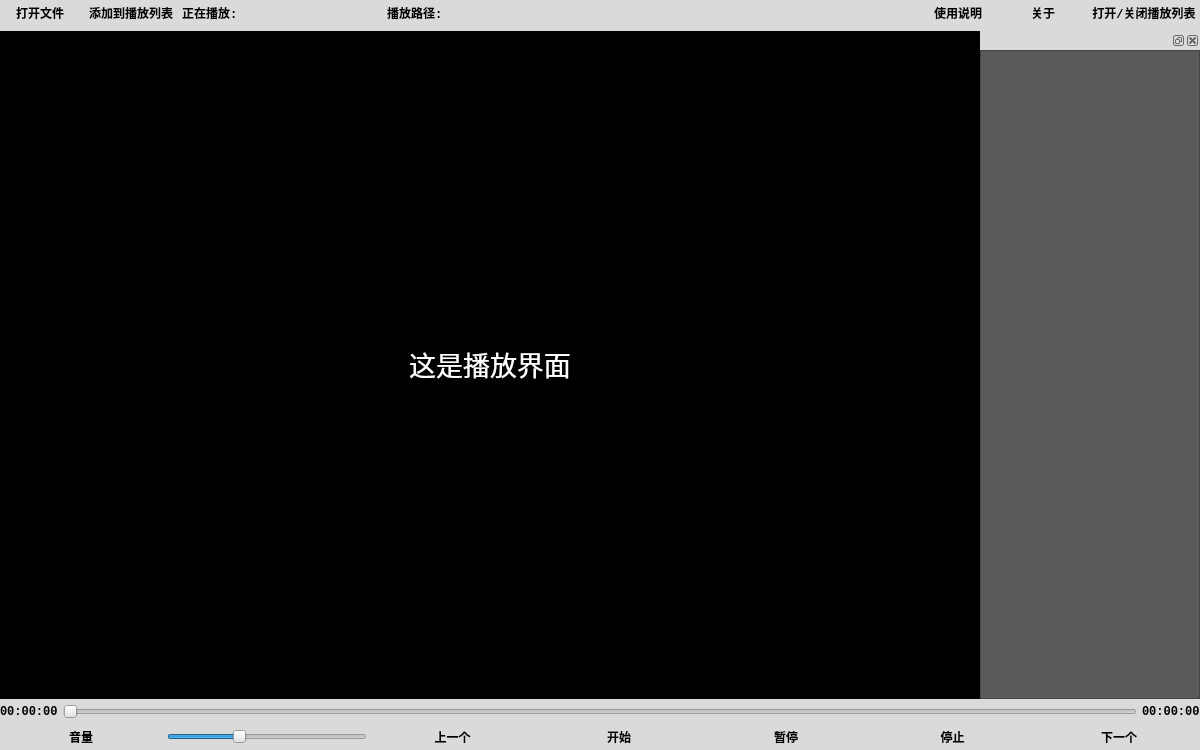
<?xml version="1.0" encoding="UTF-8"?>
<ui version="4.0">
 <class>Widget</class>
 <widget class="QWidget" name="Widget">
  <property name="geometry">
   <rect>
    <x>0</x>
    <y>0</y>
    <width>1200</width>
    <height>750</height>
   </rect>
  </property>
  <property name="minimumSize">
   <size>
    <width>1200</width>
    <height>750</height>
   </size>
  </property>
  <property name="windowTitle">
   <string>制作时常两个半小时的视频播放器</string>
  </property>
  <property name="windowIcon">
   <iconset>
    <normaloff>:/IKUN.png</normaloff>:/IKUN.png</iconset>
  </property>
  <property name="styleSheet">
   <string notr="true">background-color: rgb(218, 218, 218);</string>
  </property>
  <layout class="QVBoxLayout" name="verticalLayout_2">
   <property name="spacing">
    <number>5</number>
   </property>
   <property name="leftMargin">
    <number>0</number>
   </property>
   <property name="topMargin">
    <number>0</number>
   </property>
   <property name="rightMargin">
    <number>0</number>
   </property>
   <property name="bottomMargin">
    <number>0</number>
   </property>
   <item>
    <layout class="QHBoxLayout" name="horizontalLayout_3">
     <item>
      <widget class="QPushButton" name="pushButton_open">
       <property name="font">
        <font>
         <family>Consolas</family>
         <weight>75</weight>
         <bold>true</bold>
        </font>
       </property>
       <property name="styleSheet">
        <string notr="true">color: rgb(0, 0, 0);</string>
       </property>
       <property name="text">
        <string>打开文件</string>
       </property>
       <property name="icon">
        <iconset>
         <normaloff>:/24gl-folderOpen.png</normaloff>:/24gl-folderOpen.png</iconset>
       </property>
       <property name="iconSize">
        <size>
         <width>30</width>
         <height>30</height>
        </size>
       </property>
       <property name="flat">
        <bool>true</bool>
       </property>
      </widget>
     </item>
     <item>
      <widget class="QPushButton" name="pushButton_add">
       <property name="font">
        <font>
         <family>Consolas</family>
         <weight>75</weight>
         <bold>true</bold>
        </font>
       </property>
       <property name="styleSheet">
        <string notr="true">color: rgb(0, 0, 0);</string>
       </property>
       <property name="text">
        <string>添加到播放列表</string>
       </property>
       <property name="icon">
        <iconset>
         <normaloff>:/24gl-folderPlus.png</normaloff>:/24gl-folderPlus.png</iconset>
       </property>
       <property name="iconSize">
        <size>
         <width>30</width>
         <height>30</height>
        </size>
       </property>
       <property name="flat">
        <bool>true</bool>
       </property>
      </widget>
     </item>
     <item>
      <widget class="QLabel" name="label">
       <property name="sizePolicy">
        <sizepolicy hsizetype="Fixed" vsizetype="Preferred">
         <horstretch>0</horstretch>
         <verstretch>0</verstretch>
        </sizepolicy>
       </property>
       <property name="minimumSize">
        <size>
         <width>200</width>
         <height>0</height>
        </size>
       </property>
       <property name="font">
        <font>
         <family>Consolas</family>
         <weight>75</weight>
         <bold>true</bold>
        </font>
       </property>
       <property name="styleSheet">
        <string notr="true">color: rgb(0, 0, 0);</string>
       </property>
       <property name="text">
        <string>正在播放:</string>
       </property>
      </widget>
     </item>
     <item>
      <widget class="QLabel" name="label_path">
       <property name="sizePolicy">
        <sizepolicy hsizetype="Expanding" vsizetype="Preferred">
         <horstretch>0</horstretch>
         <verstretch>0</verstretch>
        </sizepolicy>
       </property>
       <property name="minimumSize">
        <size>
         <width>400</width>
         <height>0</height>
        </size>
       </property>
       <property name="font">
        <font>
         <family>Consolas</family>
         <weight>75</weight>
         <bold>true</bold>
        </font>
       </property>
       <property name="styleSheet">
        <string notr="true">color: rgb(0, 0, 0);</string>
       </property>
       <property name="text">
        <string>播放路径:</string>
       </property>
      </widget>
     </item>
     <item>
      <widget class="QPushButton" name="pushButton_Book">
       <property name="font">
        <font>
         <family>Consolas</family>
         <weight>75</weight>
         <bold>true</bold>
        </font>
       </property>
       <property name="styleSheet">
        <string notr="true">color: rgb(0, 0, 0);</string>
       </property>
       <property name="text">
        <string>使用说明</string>
       </property>
       <property name="icon">
        <iconset>
         <normaloff>:/shiyongbangzhu.png</normaloff>:/shiyongbangzhu.png</iconset>
       </property>
       <property name="iconSize">
        <size>
         <width>30</width>
         <height>30</height>
        </size>
       </property>
       <property name="flat">
        <bool>true</bool>
       </property>
      </widget>
     </item>
     <item>
      <widget class="QPushButton" name="pushButton_about">
       <property name="font">
        <font>
         <family>Consolas</family>
         <weight>75</weight>
         <bold>true</bold>
        </font>
       </property>
       <property name="styleSheet">
        <string notr="true">color: rgb(0, 0, 0);</string>
       </property>
       <property name="text">
        <string>关于</string>
       </property>
       <property name="icon">
        <iconset>
         <normaloff>:/guanyu.png</normaloff>:/guanyu.png</iconset>
       </property>
       <property name="iconSize">
        <size>
         <width>30</width>
         <height>30</height>
        </size>
       </property>
       <property name="flat">
        <bool>true</bool>
       </property>
      </widget>
     </item>
     <item>
      <widget class="QPushButton" name="pushButton">
       <property name="font">
        <font>
         <family>Consolas</family>
         <weight>75</weight>
         <bold>true</bold>
        </font>
       </property>
       <property name="styleSheet">
        <string notr="true">color: rgb(0, 0, 0);</string>
       </property>
       <property name="text">
        <string>打开/关闭播放列表</string>
       </property>
       <property name="icon">
        <iconset>
         <normaloff>:/24gf-playlist2.png</normaloff>:/24gf-playlist2.png</iconset>
       </property>
       <property name="iconSize">
        <size>
         <width>30</width>
         <height>30</height>
        </size>
       </property>
       <property name="flat">
        <bool>true</bool>
       </property>
      </widget>
     </item>
    </layout>
   </item>
   <item>
    <layout class="QHBoxLayout" name="horizontalLayout_4">
     <property name="spacing">
      <number>0</number>
     </property>
     <item>
      <widget class="QLabel" name="label_player">
       <property name="sizePolicy">
        <sizepolicy hsizetype="Expanding" vsizetype="Expanding">
         <horstretch>0</horstretch>
         <verstretch>0</verstretch>
        </sizepolicy>
       </property>
       <property name="font">
        <font>
         <family>Consolas</family>
         <pointsize>20</pointsize>
         <weight>9</weight>
         <italic>false</italic>
         <bold>false</bold>
        </font>
       </property>
       <property name="styleSheet">
        <string notr="true">background-color: rgb(0, 0, 0);
color: rgb(255, 255, 255);
font: 75 20pt &quot;Consolas&quot;;</string>
       </property>
       <property name="text">
        <string>&lt;html&gt;&lt;head/&gt;&lt;body&gt;&lt;p align=&quot;center&quot;&gt;这是播放界面&lt;/p&gt;&lt;/body&gt;&lt;/html&gt;</string>
       </property>
      </widget>
     </item>
     <item>
      <widget class="QDockWidget" name="dockWidget">
       <property name="minimumSize">
        <size>
         <width>220</width>
         <height>131</height>
        </size>
       </property>
       <property name="maximumSize">
        <size>
         <width>220</width>
         <height>524287</height>
        </size>
       </property>
       <property name="font">
        <font>
         <family>Consolas</family>
         <weight>75</weight>
         <bold>true</bold>
        </font>
       </property>
       <property name="styleSheet">
        <string notr="true">background-color: rgb(99, 99, 99);</string>
       </property>
       <widget class="QWidget" name="dockWidgetContents">
        <layout class="QVBoxLayout" name="verticalLayout">
         <property name="spacing">
          <number>0</number>
         </property>
         <property name="leftMargin">
          <number>0</number>
         </property>
         <property name="topMargin">
          <number>0</number>
         </property>
         <property name="rightMargin">
          <number>0</number>
         </property>
         <property name="bottomMargin">
          <number>0</number>
         </property>
         <item>
          <widget class="QListWidget" name="listWidget">
           <property name="font">
            <font>
             <family>Consolas</family>
             <weight>75</weight>
             <bold>true</bold>
            </font>
           </property>
           <property name="styleSheet">
            <string notr="true">background-color: rgb(90, 90, 90);</string>
           </property>
          </widget>
         </item>
        </layout>
       </widget>
      </widget>
     </item>
    </layout>
   </item>
   <item>
    <layout class="QHBoxLayout" name="horizontalLayout">
     <item>
      <widget class="QLabel" name="label_timestart">
       <property name="font">
        <font>
         <family>Consolas</family>
         <weight>75</weight>
         <bold>true</bold>
        </font>
       </property>
       <property name="text">
        <string>00:00:00</string>
       </property>
      </widget>
     </item>
     <item>
      <widget class="QSlider" name="horizontalSlider_item">
       <property name="baseSize">
        <size>
         <width>0</width>
         <height>0</height>
        </size>
       </property>
       <property name="font">
        <font>
         <family>Consolas</family>
         <weight>75</weight>
         <bold>true</bold>
        </font>
       </property>
       <property name="styleSheet">
        <string notr="true">QSlider::groove:horizontal{
	left:5px; right:5px;
}
QSlider::handle:horizontal{
	image:url(:/QTIkun1.png);
	margin:-10px -10px -10px -10px;
}
QSlider::add-page:horizontal{
	background:#bcbcbc;
	border-radius:10px;
}
QSlider::sub-page:horizontal{
	background:#439cf3;
	border-radius:10px;
}</string>
       </property>
       <property name="minimum">
        <number>0</number>
       </property>
       <property name="maximum">
        <number>100</number>
       </property>
       <property name="pageStep">
        <number>1</number>
       </property>
       <property name="orientation">
        <enum>Qt::Horizontal</enum>
       </property>
      </widget>
     </item>
     <item>
      <widget class="QLabel" name="label_timeend">
       <property name="font">
        <font>
         <family>Consolas</family>
         <weight>75</weight>
         <bold>true</bold>
        </font>
       </property>
       <property name="text">
        <string>00:00:00</string>
       </property>
      </widget>
     </item>
    </layout>
   </item>
   <item>
    <layout class="QHBoxLayout" name="horizontalLayout_2">
     <item>
      <widget class="QPushButton" name="pushButton_sound">
       <property name="font">
        <font>
         <family>Consolas</family>
         <weight>75</weight>
         <bold>true</bold>
        </font>
       </property>
       <property name="styleSheet">
        <string notr="true">color: rgb(0, 0, 0);</string>
       </property>
       <property name="text">
        <string>音量</string>
       </property>
       <property name="icon">
        <iconset>
         <normaloff>:/24gf-volumeLow.png</normaloff>:/24gf-volumeLow.png</iconset>
       </property>
       <property name="iconSize">
        <size>
         <width>30</width>
         <height>30</height>
        </size>
       </property>
       <property name="flat">
        <bool>true</bool>
       </property>
      </widget>
     </item>
     <item>
      <widget class="QSlider" name="horizontalSlider_sound">
       <property name="maximumSize">
        <size>
         <width>200</width>
         <height>16777215</height>
        </size>
       </property>
       <property name="font">
        <font>
         <family>Consolas</family>
         <weight>75</weight>
         <bold>true</bold>
        </font>
       </property>
       <property name="styleSheet">
        <string notr="true">QSlider::groove:horizontal{

	left:5px; right:5px;
}
QSlider::handle:horizontal{
	image:url(:/QTIkun2.png);
	margin:-10px -10px -10px -10px;
}
QSlider::add-page:horizontal{
	background:#bcbcbc;
	border-radius:10px;
}
QSlider::sub-page:horizontal{
	background:#439cf3;
	border-radius:10px;
}</string>
       </property>
       <property name="maximum">
        <number>100</number>
       </property>
       <property name="value">
        <number>35</number>
       </property>
       <property name="orientation">
        <enum>Qt::Horizontal</enum>
       </property>
      </widget>
     </item>
     <item>
      <widget class="QPushButton" name="pushButton_last">
       <property name="font">
        <font>
         <family>Consolas</family>
         <weight>75</weight>
         <bold>true</bold>
        </font>
       </property>
       <property name="styleSheet">
        <string notr="true">color: rgb(0, 0, 0);</string>
       </property>
       <property name="text">
        <string>上一个</string>
       </property>
       <property name="icon">
        <iconset>
         <normaloff>:/jiantou_shangyiye_o.png</normaloff>:/jiantou_shangyiye_o.png</iconset>
       </property>
       <property name="iconSize">
        <size>
         <width>30</width>
         <height>30</height>
        </size>
       </property>
       <property name="flat">
        <bool>true</bool>
       </property>
      </widget>
     </item>
     <item>
      <widget class="QPushButton" name="pushButton_start">
       <property name="font">
        <font>
         <family>Consolas</family>
         <weight>75</weight>
         <bold>true</bold>
        </font>
       </property>
       <property name="styleSheet">
        <string notr="true">color: rgb(0, 0, 0);</string>
       </property>
       <property name="text">
        <string>开始</string>
       </property>
       <property name="icon">
        <iconset>
         <normaloff>:/kaishi.png</normaloff>:/kaishi.png</iconset>
       </property>
       <property name="iconSize">
        <size>
         <width>30</width>
         <height>30</height>
        </size>
       </property>
       <property name="flat">
        <bool>true</bool>
       </property>
      </widget>
     </item>
     <item>
      <widget class="QPushButton" name="pushButton_pause">
       <property name="font">
        <font>
         <family>Consolas</family>
         <weight>75</weight>
         <bold>true</bold>
        </font>
       </property>
       <property name="styleSheet">
        <string notr="true">color: rgb(0, 0, 0);</string>
       </property>
       <property name="text">
        <string>暂停</string>
       </property>
       <property name="icon">
        <iconset>
         <normaloff>:/zanting_1.png</normaloff>:/zanting_1.png</iconset>
       </property>
       <property name="iconSize">
        <size>
         <width>30</width>
         <height>30</height>
        </size>
       </property>
       <property name="flat">
        <bool>true</bool>
       </property>
      </widget>
     </item>
     <item>
      <widget class="QPushButton" name="pushButton_stop">
       <property name="font">
        <font>
         <family>Consolas</family>
         <weight>75</weight>
         <bold>true</bold>
        </font>
       </property>
       <property name="styleSheet">
        <string notr="true">color: rgb(0, 0, 0);</string>
       </property>
       <property name="text">
        <string>停止</string>
       </property>
       <property name="icon">
        <iconset>
         <normaloff>:/stop.png</normaloff>:/stop.png</iconset>
       </property>
       <property name="iconSize">
        <size>
         <width>30</width>
         <height>30</height>
        </size>
       </property>
       <property name="flat">
        <bool>true</bool>
       </property>
      </widget>
     </item>
     <item>
      <widget class="QPushButton" name="pushButton_next">
       <property name="font">
        <font>
         <family>Consolas</family>
         <weight>75</weight>
         <bold>true</bold>
        </font>
       </property>
       <property name="styleSheet">
        <string notr="true">color: rgb(0, 0, 0);</string>
       </property>
       <property name="text">
        <string>下一个</string>
       </property>
       <property name="icon">
        <iconset>
         <normaloff>:/jiantou_xiayiye_o.png</normaloff>:/jiantou_xiayiye_o.png</iconset>
       </property>
       <property name="iconSize">
        <size>
         <width>30</width>
         <height>30</height>
        </size>
       </property>
       <property name="flat">
        <bool>true</bool>
       </property>
      </widget>
     </item>
    </layout>
   </item>
  </layout>
 </widget>
 <resources/>
 <connections/>
</ui>
